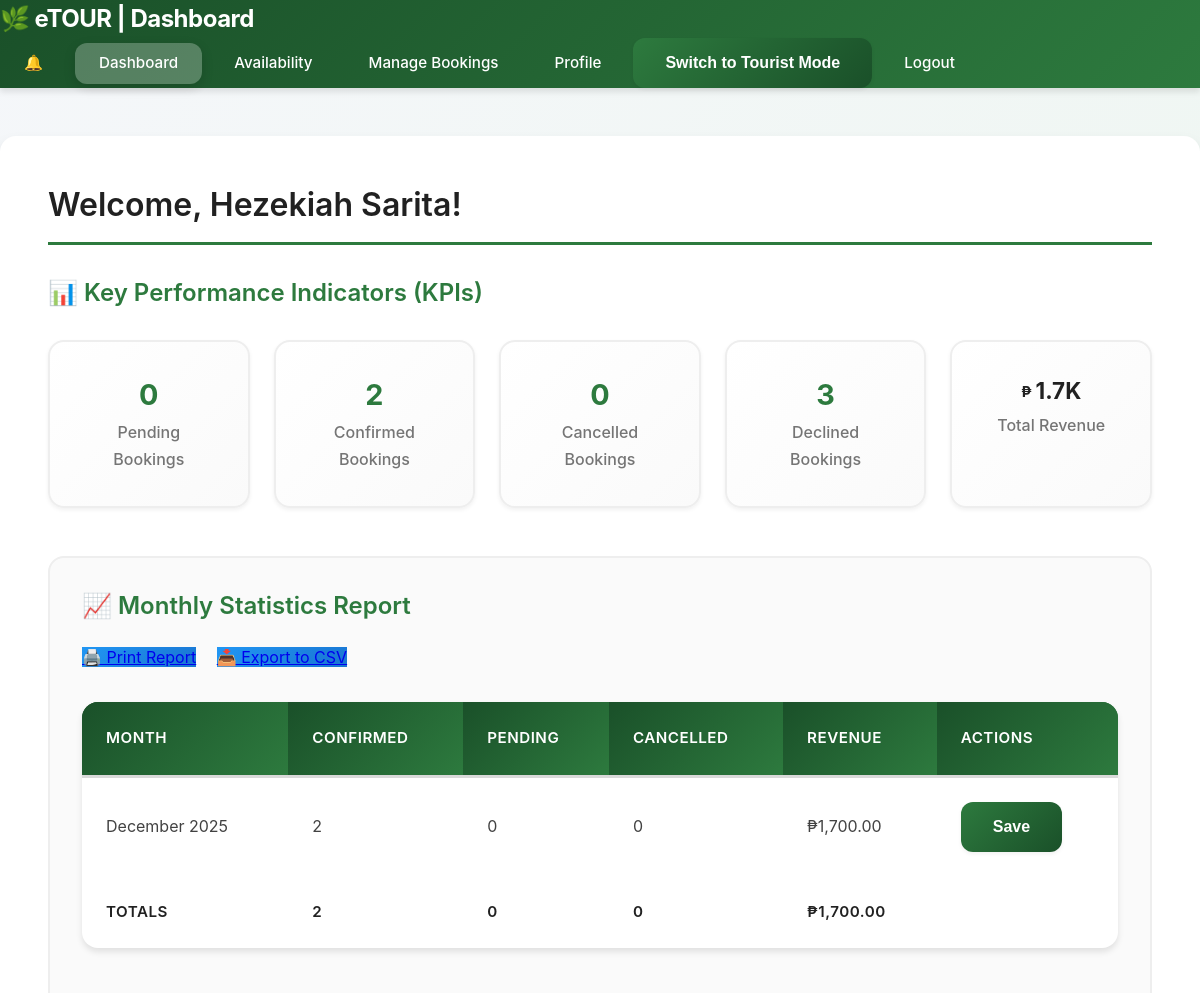
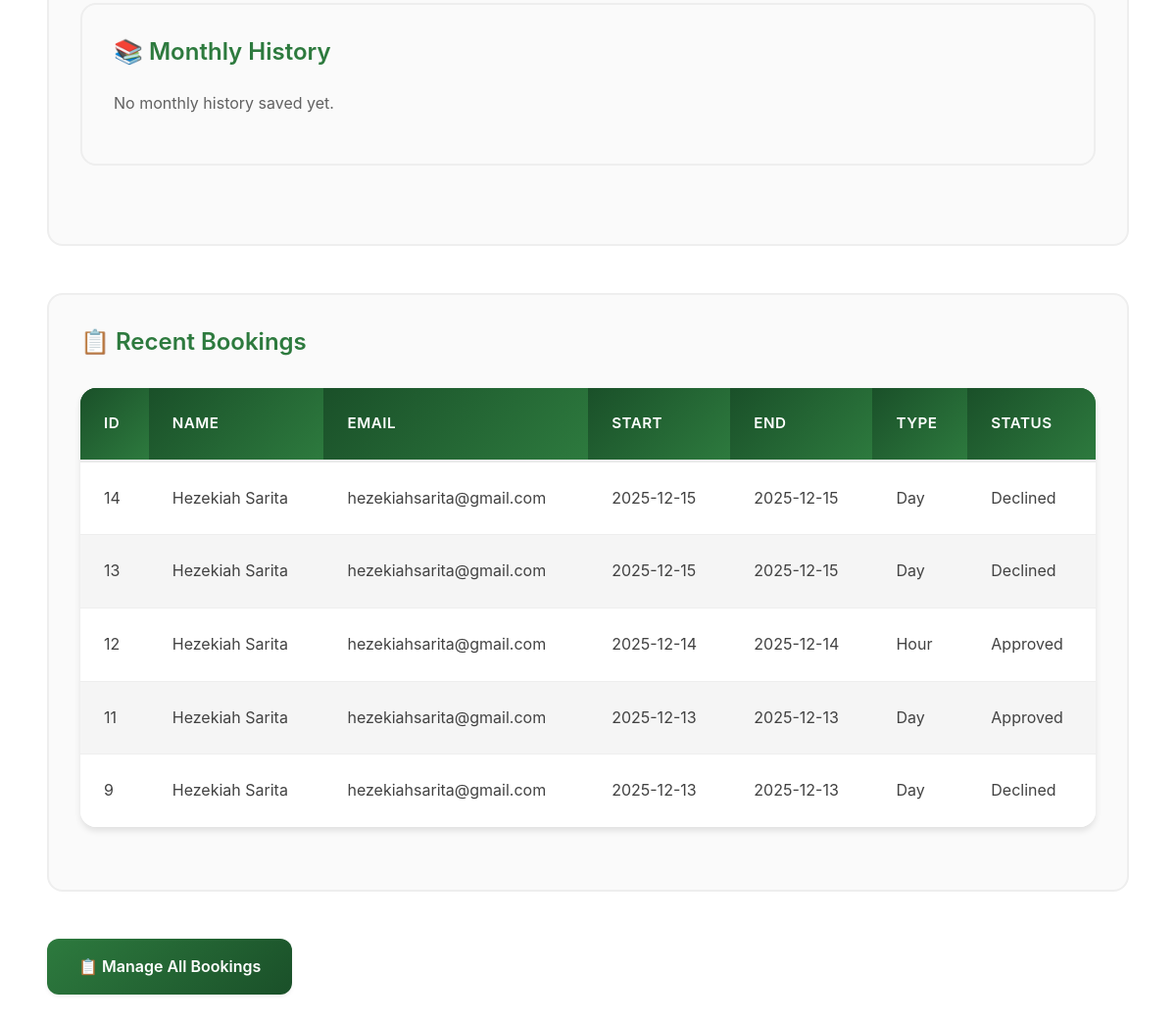
/guides/dashboard.php (signed in), run on the app's committed database (2 pictures, top to bottom).
### tables this page shows
CREATE TABLE `bookings` (
  `id` int(11) NOT NULL,
  `user_id` int(11) NOT NULL,
  `guide_id` int(11) NOT NULL,
  `rate_type` enum('day','hour') NOT NULL,
  `start_date` date NOT NULL,
  `end_date` date NOT NULL,
  `start_time` time DEFAULT NULL,
  `end_time` time DEFAULT NULL,
  `booking_date` date NOT NULL,
  `status` enum('pending','approved','declined','cancelled') DEFAULT 'pending',
  `created_at` timestamp NOT NULL DEFAULT current_timestamp()
);

CREATE TABLE `users` (
  `id` int(11) NOT NULL,
  `name` varchar(255) NOT NULL,
  `email` varchar(255) NOT NULL,
  `password` varchar(255) NOT NULL,
  `role` enum('user','guide','admin') NOT NULL DEFAULT 'user',
  `is_tourist_mode` tinyint(1) DEFAULT 0,
  `created_at` timestamp NOT NULL DEFAULT current_timestamp(),
  `verification_code` varchar(255) DEFAULT NULL,
  `is_verified` tinyint(1) DEFAULT 0,
  `reset_token` varchar(255) DEFAULT NULL,
  `reset_token_expiry` datetime DEFAULT NULL
);

### guides/dashboard.php (the view, shortened to what this page needs)
<?php
require_once "../includes/database.php";
$user_id = (int)$_SESSION['user_id'];
$role = $_SESSION['role'] ?? '';
$isTourist = $_SESSION['is_tourist_mode'] ?? false;
$pendingBookings = $confirmedBookings = $cancelledBookings = $declinedBookings = 0;
$totalRevenue = 0.0;
$recentBookings = [];
$monthlyStats = [];
$monthlyHistory = [];
if ($role === 'guide' && !$isTourist) {
    $stmt = $pdo->prepare("SELECT id FROM guides WHERE user_id = ?");
    $stmt->execute([$user_id]);
    $guideRow = $stmt->fetch(PDO::FETCH_ASSOC);
    if ($guideRow) {
        $guide_id = (int)$guideRow['id'];
        $stmt = $pdo->prepare("SELECT COUNT(*) FROM bookings WHERE guide_id = ? AND status = 'pending'");
        $stmt->execute([$guide_id]);
        $pendingBookings = (int)$stmt->fetchColumn();
        $stmt = $pdo->prepare("SELECT COUNT(*) FROM bookings WHERE guide_id = ? AND status = 'approved'");
        $stmt->execute([$guide_id]);
        $confirmedBookings = (int)$stmt->fetchColumn();
        $stmt = $pdo->prepare("SELECT COUNT(*) FROM bookings WHERE guide_id = ? AND status = 'cancelled'");
        $stmt->execute([$guide_id]);
        $cancelledBookings = (int)$stmt->fetchColumn();
        $stmt = $pdo->prepare("SELECT COUNT(*) FROM bookings WHERE guide_id = ? AND status = 'declined'");
        $stmt->execute([$guide_id]);
        $declinedBookings = (int)$stmt->fetchColumn();
        $stmt = $pdo->prepare("
            SELECT b.*, g.rate_day, g.rate_hour,
                   DATEDIFF(b.end_date, b.start_date) + 1 AS days
            FROM bookings b
            JOIN guides g ON b.guide_id = g.id
            WHERE b.guide_id = ? AND b.status = 'approved'
        ");
        $stmt->execute([$guide_id]);
        $confirmedBookingsList = $stmt->fetchAll(PDO::FETCH_ASSOC);
        foreach ($confirmedBookingsList as $booking) {
            $days = max(1, (int)$booking['days']);
            if (($booking['rate_type'] ?? '') === 'day') {
                $totalRevenue += (float)$booking['rate_day'] * $days;
            } else {
                if (!empty($booking['start_time']) && !empty($booking['end_time'])) {
                    $start = new DateTime($booking['start_time']);
                    $end = new DateTime($booking['end_time']);
                    $intervalSeconds = $end->getTimestamp() - $start->getTimestamp();
                    if ($intervalSeconds > 0) {
                        $hours = $intervalSeconds / 3600.0;
                        $totalRevenue += (float)$booking['rate_hour'] * $hours * $days;
                    }
                }
            }
        }
        $stmt = $pdo->prepare("
            SELECT b.*, u.name AS tourist_name, u.email AS tourist_email
            FROM bookings b
            JOIN users u ON b.user_id = u.id
            WHERE b.guide_id = ?
            ORDER BY b.created_at DESC
            LIMIT 10
        ");
        $stmt->execute([$guide_id]);
        $recentBookings = $stmt->fetchAll(PDO::FETCH_ASSOC);
            $stmt = $pdo->prepare("
                SELECT
                    DATE_FORMAT(b.created_at, '%Y-%m') AS month,
                    SUM(CASE WHEN b.status='approved' THEN 1 ELSE 0 END) AS confirmed,
                    SUM(CASE WHEN b.status='pending' THEN 1 ELSE 0 END) AS pending,
                    SUM(CASE WHEN b.status='cancelled' THEN 1 ELSE 0 END) AS cancelled,
                    SUM(
                        CASE WHEN b.status = 'approved' AND b.rate_type = 'day' THEN (DATEDIFF(b.end_date, b.start_date) + 1) * g.rate_day
                             WHEN b.status = 'approved' AND b.rate_type = 'hour' AND b.start_time IS NOT NULL AND b.end_time IS NOT NULL THEN (TIMESTAMPDIFF(SECOND, b.start_time, b.end_time) / 3600.0) * g.rate_hour * (DATEDIFF(b.end_date, b.start_date) + 1)
                             ELSE 0 END
                    ) AS revenue
                FROM bookings b
                JOIN guides g ON b.guide_id = g.id
                WHERE b.guide_id = ?
                GROUP BY DATE_FORMAT(b.created_at, '%Y-%m')
                ORDER BY month DESC
                LIMIT 6
            ");
        $stmt->execute([$guide_id]);
        $monthlyStats = $stmt->fetchAll(PDO::FETCH_ASSOC);
        $stmt = $pdo->prepare("SELECT month, confirmed, pending, cancelled, revenue FROM guide_monthly_stats WHERE guide_id = ? ORDER BY month DESC LIMIT 12");
        $stmt->execute([$guide_id]);
        $monthlyHistory = $stmt->fetchAll(PDO::FETCH_ASSOC);
        $savedMonths = array_column($monthlyHistory, 'month');
    }
}
function formatMoneyShort($amount) {
    $amount = (float)$amount;
    $clean = function($val) {
        $asStr = number_format($val, 2, '.', '');
        $asStr = rtrim(rtrim($asStr, '0'), '.');
        return $asStr;
    };
    if ($amount >= 1000) return $clean($amount/1000) . 'K';
    return number_format($amount, 0);
}
function e($v) {
    return htmlspecialchars((string)$v, ENT_QUOTES, 'UTF-8');
}
?>
<!DOCTYPE html>
<html lang="en">
<head>
<link rel="stylesheet" href="../style.css">
</head>
<body>
<header class="navbar">
    <div class="logo">🌿 eTOUR | Dashboard</div>
    <div class="nav-links">
        <?php if ($role === 'guide' && !$isTourist): ?>
            <a href="dashboard.php?show=notifications" class="notification-bell" title="Notifications">🔔
            </a>
        <?php endif; ?>
        <a href="dashboard.php" class="active-link">Dashboard</a>
        <?php if ($role === 'guide'): ?>
            <?php if (!$isTourist): ?>
                <a href="availability.php">Availability</a>
                <a href="manage_bookings.php">Manage Bookings</a>
                <a href="profile.php">Profile</a>
            <?php else: ?>
                <a href="../user/search.php">Search Guides</a>
                <a href="../user/bookings.php">My Bookings</a>
            <?php endif; ?>
        <?php else: ?>
            <a href="search.php">Search Guides</a>
            <a href="bookings.php">My Bookings</a>
        <?php endif; ?>
        <form method="POST" style="display:inline;">
            <button type="submit" name="toggle_mode">
                <?= $isTourist ? "Switch to Guide Mode" : "Switch to Tourist Mode"; ?>
            </button>
        </form>
        <a href="../auth/logout.php">Logout</a>
    </div>
</header>
    <div class="container">
    <h2>Welcome, <?= e($_SESSION['name'] ?? '') ?>!</h2>
        <?php if ($role === 'guide' && !$isTourist): ?>
            <h3>📊 Key Performance Indicators (KPIs)</h3>
            <div class="kpi-grid">
                <div class="kpi-card"><h3><span class="kpi-number"><?= e($pendingBookings) ?></span></h3><p>Pending Bookings</p></div>
                <div class="kpi-card"><h3><span class="kpi-number"><?= e($confirmedBookings) ?></span></h3><p>Confirmed Bookings</p></div>
                <div class="kpi-card"><h3><span class="kpi-number"><?= e($cancelledBookings) ?></span></h3><p>Cancelled Bookings</p></div>
                <div class="kpi-card"><h3><span class="kpi-number"><?= e($declinedBookings) ?></span></h3><p>Declined Bookings</p></div>
                <div class="kpi-card kpi-revenue" title="₱<?= number_format((float)$totalRevenue, 2) ?>"><h3><span class="kpi-number"><span class="currency">₱</span><?= e(formatMoneyShort($totalRevenue)) ?></span></h3><p>Total Revenue</p></div>
            </div>
            <div class="report-section">
                <h3>📈 Monthly Statistics Report</h3>
                <a href="print_report.php" class="print-btn" target="_blank">🖨️ Print Report</a>
                <a href="export_report.php" class="print-btn">📥 Export to CSV</a>
                <?php if (!empty($monthlyStats)): ?>
                    <table>
                        <thead>
                            <tr>
                                <th>Month</th><th>Confirmed</th><th>Pending</th><th>Cancelled</th><th>Revenue</th><th>Actions</th>
                            </tr>
                        </thead>
                        <tbody>
                            <?php foreach ($monthlyStats as $stat): ?>
                                <tr>
                                    <td><?= e(date("F Y", strtotime($stat['month'] . "-01"))) ?></td>
                                    <td><?= e($stat['confirmed']) ?></td>
                                    <td><?= e($stat['pending']) ?></td>
                                    <td><?= e($stat['cancelled']) ?></td>
                                    <td>₱<?= number_format((float)($stat['revenue'] ?? 0), 2) ?></td>
                                    <td>
                                        <?php if (!empty($savedMonths) && in_array($stat['month'], $savedMonths)): ?>
                                            <span class="small-pill">Saved</span>
                                        <?php else: ?>
                                            <form method="POST" style="display:inline;">
                                                <button type="submit" name="save_month" class="small-btn">Save</button>
                                            </form>
                                        <?php endif; ?>
                                    </td>
                                </tr>
                            <?php endforeach; ?>
                        </tbody>
                        <tfoot>
                            <tr>
                                <th>Totals</th>
                                <th><?= e(array_sum(array_column($monthlyStats, 'confirmed'))) ?></th>
                                <th><?= e(array_sum(array_column($monthlyStats, 'pending'))) ?></th>
                                <th><?= e(array_sum(array_column($monthlyStats, 'cancelled'))) ?></th>
                                <th>₱<?= number_format((float)$totalRevenue, 2) ?></th>
                            </tr>
                        </tfoot>
                    </table>
                    <div class="report-section">
                        <h3>📚 Monthly History</h3>
                        <?php if (!empty($monthlyHistory)): ?>
                            <table>
                                <thead>
                                    <tr><th>Month</th><th>Confirmed</th><th>Pending</th><th>Cancelled</th><th>Revenue</th><th>Actions</th></tr>
                                </thead>
                                <tbody>
                                <?php foreach ($monthlyHistory as $h): ?>
                                    <tr>
                                        <td><?= e(date('F Y', strtotime($h['month'] . '-01'))) ?></td>
                                        <td><?= e($h['confirmed']) ?></td>
                                        <td><?= e($h['pending']) ?></td>
                                        <td><?= e($h['cancelled']) ?></td>
                                        <td>₱<?= number_format((float)$h['revenue'], 2) ?></td>
                                        <td>
                                            <a href="dashboard.php?history_month=<?= e($h['month']) ?>" class="btn btn-secondary">View</a>
                                            <a href="print_report.php?history_month=<?= e($h['month']) ?>" target="_blank" class="btn">Print</a>
                                        </td>
                                    </tr>
                                <?php endforeach; ?>
                                </tbody>
                            </table>
                        <?php else: ?>
                            <p>No monthly history saved yet.</p>
                        <?php endif; ?>
                    </div>
                <?php else: ?>
                    <p>No data available.</p>
                <?php endif; ?>
            </div>
            <div class="report-section">
                <h3>📋 Recent Bookings</h3>
                <?php if (!empty($recentBookings)): ?>
                    <table>
                        <thead>
                            <tr>
                                <th>ID</th><th>Name</th><th>Email</th><th>Start</th><th>End</th><th>Type</th><th>Status</th>
                            </tr>
                        </thead>
                        <tbody>
                            <?php foreach ($recentBookings as $booking): ?>
                                <tr>
                                    <td><?= e($booking['id']) ?></td>
                                    <td><?= e($booking['tourist_name']) ?></td>
                                    <td><?= e($booking['tourist_email']) ?></td>
                                    <td><?= e($booking['start_date']) ?></td>
                                    <td><?= e($booking['end_date']) ?></td>
                                    <td><?= e(ucfirst($booking['rate_type'] ?? '')) ?></td>
                                    <td><?= e(ucfirst($booking['status'] ?? '')) ?></td>
                                </tr>
                            <?php endforeach; ?>
                        </tbody>
                    </table>
                <?php else: ?>
                    <p>No bookings yet.</p>
                <?php endif; ?>
            </div>
            <a href="manage_bookings.php" class="btn">📋 Manage All Bookings</a>
        <?php else: ?>
            <h3>Tourist Mode</h3>
            <p>You can now browse guides and make bookings.</p>
            <a href="../user/search.php" class="btn">🔍 Find Guides</a>
        <?php endif; ?>
    </div>
</body>
</html>

### data on the page
bookings: id "14", user.name "Hezekiah Sarita", user.email "hezekiahsarita@gmail.com", start_date "2025-12-15", end_date "2025-12-15", rate_type "Day", status "Declined"
bookings: id "13", user.name "Hezekiah Sarita", user.email "hezekiahsarita@gmail.com", start_date "2025-12-15", end_date "2025-12-15", rate_type "Day", status "Declined"
bookings: id "12", user.name "Hezekiah Sarita", user.email "hezekiahsarita@gmail.com", start_date "2025-12-14", end_date "2025-12-14", rate_type "Hour", status "Approved"
bookings: id "11", user.name "Hezekiah Sarita", user.email "hezekiahsarita@gmail.com", start_date "2025-12-13", end_date "2025-12-13", rate_type "Day", status "Approved"
bookings: id "9", user.name "Hezekiah Sarita", user.email "hezekiahsarita@gmail.com", start_date "2025-12-13", end_date "2025-12-13", rate_type "Day", status "Declined"

### other printed values
$_SESSION['name'] "Hezekiah Sarita"
$pendingBookings "0"
$confirmedBookings "2"
$cancelledBookings "0"
$declinedBookings "3"
formatMoneyShort($totalRevenue) "1.7K"
date("F Y", strtotime($stat['month'] . "-01")) "December 2025"
$stat['confirmed'] "2"
$stat['pending'] "0"
$stat['cancelled'] "0"
$stat['revenue'] "1,700.00"
array_sum(array_column($monthlyStats, 'confirmed')) "2"
array_sum(array_column($monthlyStats, 'pending')) "0"
array_sum(array_column($monthlyStats, 'cancelled')) "0"
$totalRevenue "1,700.00"
